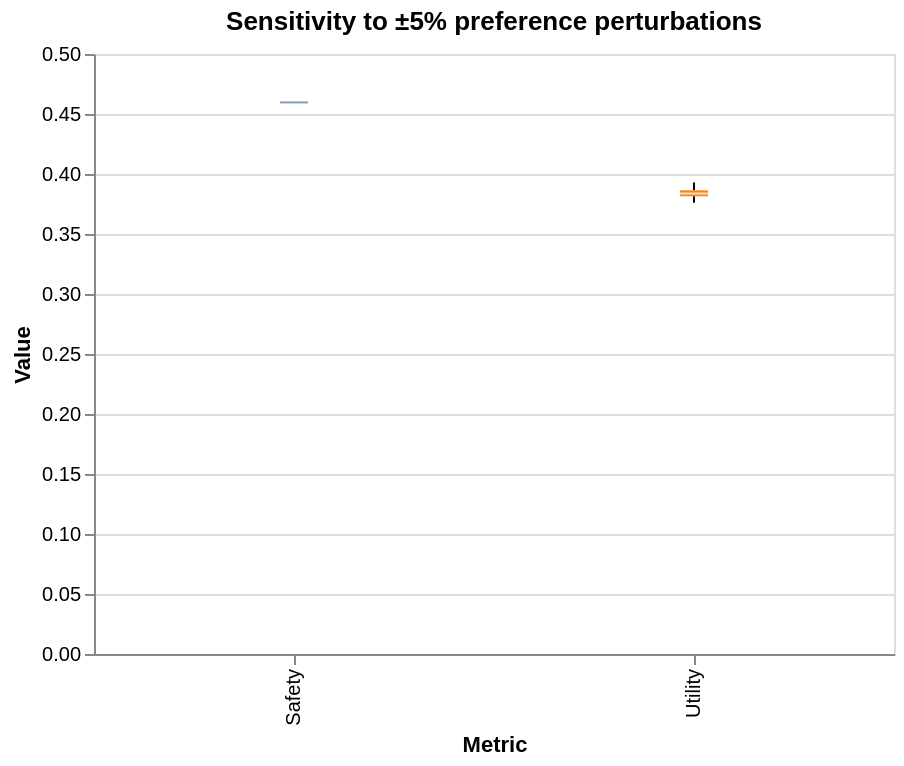

Describe this chart as a Vega-Lite specification.
### Vega-Lite specification from a JSON file in a GitHub repository (floating-point values rounded to 4 significant figures)
{"$schema": "https://vega.github.io/schema/vega-lite/v5.json", "title": "Sensitivity to ±5% preference perturbations", "width": 400, "height": 300, "data": {"values": [{"metric": "Utility", "value": 0.383}, {"metric": "Safety", "value": 0.4596}, {"metric": "Utility", "value": 0.3761}, {"metric": "Safety", "value": 0.4596}, {"metric": "Utility", "value": 0.3831}, {"metric": "Safety", "value": 0.4596}, {"metric": "Utility", "value": 0.3924}, {"metric": "Safety", "value": 0.4596}, {"metric": "Utility", "value": 0.3851}, {"metric": "Safety", "value": 0.4596}, {"metric": "Utility", "value": 0.3836}, {"metric": "Safety", "value": 0.4596}, {"metric": "Utility", "value": 0.3819}, {"metric": "Safety", "value": 0.4596}, {"metric": "Utility", "value": 0.391}, {"metric": "Safety", "value": 0.4596}, {"metric": "Utility", "value": 0.3833}, {"metric": "Safety", "value": 0.4596}, {"metric": "Utility", "value": 0.3839}, {"metric": "Safety", "value": 0.4596}, {"metric": "Utility", "value": 0.3804}, {"metric": "Safety", "value": 0.4596}, {"metric": "Utility", "value": 0.3841}, {"metric": "Safety", "value": 0.4596}, {"metric": "Utility", "value": 0.3804}, {"metric": "Safety", "value": 0.4596}, {"metric": "Utility", "value": 0.3835}, {"metric": "Safety", "value": 0.4596}, {"metric": "Utility", "value": 0.3879}, {"metric": "Safety", "value": 0.4596}, {"metric": "Utility", "value": 0.3837}, {"metric": "Safety", "value": 0.4596}, {"metric": "Utility", "value": 0.3879}, {"metric": "Safety", "value": 0.4596}, {"metric": "Utility", "value": 0.3831}, {"metric": "Safety", "value": 0.4596}, {"metric": "Utility", "value": 0.3793}, {"metric": "Safety", "value": 0.4596}, {"metric": "Utility", "value": 0.376}, {"metric": "Safety", "value": 0.4596}, {"metric": "Utility", "value": 0.3863}, {"metric": "Safety", "value": 0.4596}, {"metric": "Utility", "value": 0.3895}, {"metric": "Safety", "value": 0.4596}, {"metric": "Utility", "value": 0.3853}, {"metric": "Safety", "value": 0.4596}, {"metric": "Utility", "value": 0.3785}, {"metric": "Safety", "value": 0.4596}, {"metric": "Utility", "value": 0.3864}, {"metric": "Safety", "value": 0.4596}, {"metric": "Utility", "value": 0.3865}, {"metric": "Safety", "value": 0.4596}, {"metric": "Utility", "value": 0.3885}, {"metric": "Safety", "value": 0.4596}, {"metric": "Utility", "value": 0.3808}, {"metric": "Safety", "value": 0.4596}, {"metric": "Utility", "value": 0.3853}, {"metric": "Safety", "value": 0.4596}, {"metric": "Utility", "value": 0.3875}, {"metric": "Safety", "value": 0.4596}, {"metric": "Utility", "value": 0.3811}, {"metric": "Safety", "value": 0.4596}, {"metric": "Utility", "value": 0.3833}, {"metric": "Safety", "value": 0.4596}, {"metric": "Utility", "value": 0.3787}, {"metric": "Safety", "value": 0.4596}, {"metric": "Utility", "value": 0.3895}, {"metric": "Safety", "value": 0.4596}, {"metric": "Utility", "value": 0.3888}, {"metric": "Safety", "value": 0.4596}, {"metric": "Utility", "value": 0.3827}, {"metric": "Safety", "value": 0.4596}, {"metric": "Utility", "value": 0.3811}, {"metric": "Safety", "value": 0.4596}, {"metric": "Utility", "value": 0.3813}, {"metric": "Safety", "value": 0.4596}, {"metric": "Utility", "value": 0.3851}, {"metric": "Safety", "value": 0.4596}, {"metric": "Utility", "value": 0.377}, {"metric": "Safety", "value": 0.4596}, {"metric": "Utility", "value": 0.3837}, {"metric": "Safety", "value": 0.4596}, {"metric": "Utility", "value": 0.3848}, {"metric": "Safety", "value": 0.4596}, {"metric": "Utility", "value": 0.3832}, {"metric": "Safety", "value": 0.4596}, {"metric": "Utility", "value": 0.3828}, {"metric": "Safety", "value": 0.4596}, {"metric": "Utility", "value": 0.3852}, {"metric": "Safety", "value": 0.4596}, {"metric": "Utility", "value": 0.384}, {"metric": "Safety", "value": 0.4596}, {"metric": "Utility", "value": 0.3859}, {"metric": "Safety", "value": 0.4596}, {"metric": "Utility", "value": 0.3929}, {"metric": "Safety", "value": 0.4596}, {"metric": "Utility", "value": 0.3892}, {"metric": "Safety", "value": 0.4596}, {"metric": "Utility", "value": 0.3806}, {"metric": "Safety", "value": 0.4596}]}, "mark": {"type": "boxplot", "extent": 1.5}, "encoding": {"x": {"field": "metric", "type": "nominal", "title": "Metric"}, "y": {"field": "value", "type": "quantitative", "title": "Value"}, "color": {"field": "metric", "type": "nominal", "legend": null}}}
